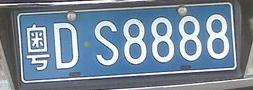
%> input picture 车牌数据库（各种）/新建文件夹/cb36.jpg, 253 x 90 px
$ octave blue.m   (GNU Octave 9; MATLAB toolbox functions it lacks are replaced by stand-ins)
%> lines starting %> are read from the running program, lines starting %| are printed output that depends on the picture; in (x1, y1, x2, y2) boxes, pixels count from 0 and x2, y2 are one past the last pixel; in counts of white or black regions, pixels touching at a corner belong together; the program's own positions count from 1
%Step1 获取图像   装入待处理彩色图像并显示原始图像
Scolor = imread('cb36.jpg');%imread函数读取图像文件
%> Scolor is the input picture: size 90x253x3 uint8; mean R, G, B 119.9, 138, 155.5

%将彩色图像转换为黑白并显示
Sgray = rgb2gray(Scolor);%rgb2gray转换成灰度图
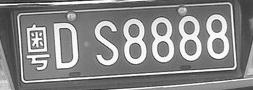
%> Sgray: size 90x253 uint8; min 20, max 255, mean 134.6
figure,imshow(Scolor),title('原始彩色图像');%figure命令同时显示两幅图
figure,imshow(Sgray),title('原始黑白图像');


%Step2 图像预处理   对Sgray 原始黑白图像进行开操作得到图像背景
s=strel('disk',13);%strel函数
Bgray=imopen(Sgray,s);%打开sgray s图像
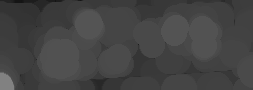
%> Bgray: size 90x253 uint8; min 20, max 129, mean 67.6
figure,imshow(Bgray);title('背景图像');%输出背景图像
%用原始图像与背景图像作减法，增强图像
Egray=imsubtract(Sgray,Bgray);%两幅图相减
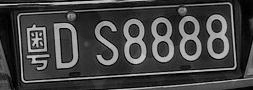
%> Egray: size 90x253 uint8; min 0, max 216, mean 67
figure,imshow(Egray);title('增强黑白图像');%输出黑白图像

%Step3 取得最佳阈值，将图像二值化
fmax1=double(max(max(Egray)));%egray的最大值并输出双精度型
%> fmax1 = 216
fmin1=double(min(min(Egray)));%egray的最小值并输出双精度型
%> fmin1 = 0
level=(fmax1-(fmax1-fmin1)/3)/255;%获得最佳阈值
%> level = 0.565
bw22=im2bw(Egray,level);%转换图像为二进制图像
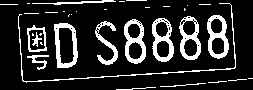
%> bw22: size 90x253 logical; 16.6% white; 35 white regions (20 under 20 px), largest, box (x1, y1, x2, y2) and area: (124, 19, 146, 64) 465, (54, 23, 78, 68) 464, (207, 15, 229, 59) 460
bw2=double(bw22);
figure,imshow(bw2);title('图像二值化');%得到二值图像


%Step4 对得到二值图像作开闭操作进行滤波
grd=edge(bw2,'canny')%用canny算子识别强度图像中的边界
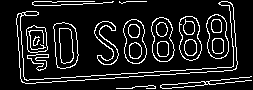
%> grd: size 90x253 logical; 12.1% white in thin lines or dots
figure,imshow(grd);title('图像边缘提取');%输出图像边缘
bg1=imclose(grd,strel('rectangle',[5,19]));%取矩形框的闭运算
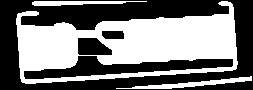
%> bg1: size 90x253 logical; 47% white; 3 white regions, box (x1, y1, x2, y2) and area: (16, 1, 238, 84) 9800, (116, 76, 252, 89) 526, (32, 1, 147, 6) 376

figure,imshow(bg1);title('图像闭运算[5,19]');%输出闭运算的图像
bg3=imopen(bg1,strel('rectangle',[5,19]));%取矩形框的开运算
%> bg3: size 90x253 logical; 37.6% white; 2 white regions, box (x1, y1, x2, y2) and area: (17, 14, 237, 71) 8427, (34, 1, 61, 6) 135
figure,imshow(bg3);title('图像开运算[5,19]');%输出开运算的图像
bg2=imopen(bg3,strel('rectangle',[19,1]));%取矩形框的开运算
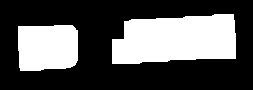
%> bg2: size 90x253 logical; 34% white; 2 white regions, box (x1, y1, x2, y2) and area: (112, 14, 236, 64) 5169, (18, 25, 78, 71) 2581
figure,imshow(bg2);title('图像开运算[19,1]');%输出开运算的图像
